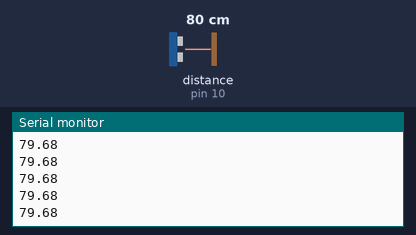
The sketch below on a simulated Arduino Uno, built with avr-gcc and run on an emulated ATmega328P. Shown: the last lines printed to the serial monitor. Wiring (inferred from the names in the program): ultrasonic range finder: trigger pin 9; echo pin 10. The inputs (shaded band) are chosen by the test bench; at power-on: distance to the obstacle (sensor on pin 10) 80 cm. The echo pulse lasts 58.3 µs per cm.

Above: at 1.2 s.
1.3 s: distance to the obstacle (sensor on pin 10) set to 2 cm
At 2.0 s:
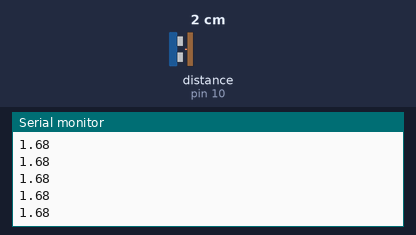
2.8 s: distance to the obstacle (sensor on pin 10) set to 4 cm
At 3.4 s:
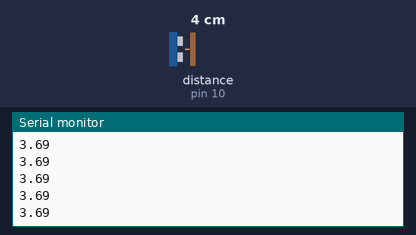
Timing chart, 0 to 5.8 s (numbered marks = the images above; inputs shaded):
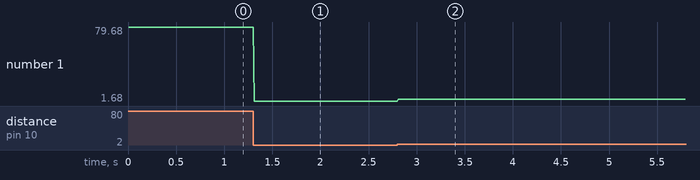

Measured:
- after the input at 1.3 s, the serial monitor: prints a new line at once (image 1)
- after the input at 2.8 s, the serial monitor: prints a new line at once (image 2)
- plotted number 1: 79.68 → 1.68 after the input at 1.3 s, 1.68 → 3.69 after the input at 2.8 s

The sketch:

ultrasonicSampleRate.ino
```cpp
#define TRIG_PIN 9
#define ECHO_PIN 10
#define SPEED_OF_SOUND 343 //in m/s
unsigned long duration;
float distance;
void setup() {
  // put your setup code here, to run once:
  pinMode(TRIG_PIN, OUTPUT);
  pinMode(ECHO_PIN, INPUT);
  Serial.begin(115200);
}

void loop() {
  // put your main code here, to run repeatedly:

  digitalWrite(TRIG_PIN, LOW);
  delayMicroseconds(2);
  digitalWrite(TRIG_PIN, HIGH);
  delayMicroseconds(10);
  digitalWrite(TRIG_PIN, LOW);
  duration = pulseIn(ECHO_PIN, HIGH);
  distance = (SPEED_OF_SOUND * duration)/(20000.0);
  Serial.println(distance);
  delay(10);
}
```
